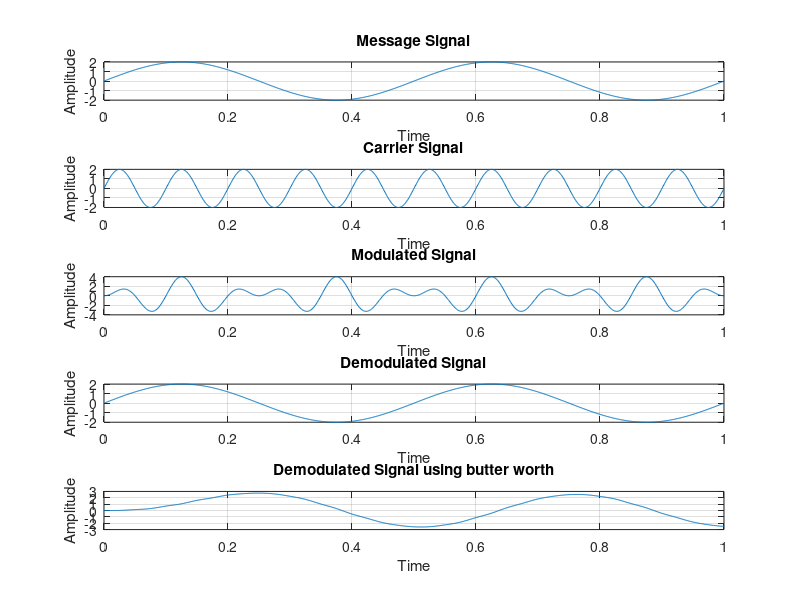

Here is the MATLAB script that generated this plot:
% DSB-SC Modulation and Demodulation

t = 0:0.001:1;
a = 2;

% Message Signal
f1 = 2;
x1 = a*sin(2*pi*f1*t);
subplot(5,1,1);
plot(t,x1);
title('Message Signal');
xlabel('Time');
ylabel('Amplitude');
grid on;

% Carrier Signal
f2 = 10;
x2 = a*sin(2*pi*f2*t);
subplot(5,1,2);
plot(t,x2);
title('Carrier Signal');
xlabel('Time');
ylabel('Amplitude');
grid on;

% Modulated Signal
x3 = x1.*x2;
subplot(5,1,3);
plot(t,x3);
title('Modulated Signal');
xlabel('Time');
ylabel('Amplitude');
grid on;

% Demodulated Signal
x4 = x3./x2;
subplot(5,1,4);
plot(t,x4);
title('Demodulated Signal');
xlabel('Time');
ylabel('Amplitude');
grid on;


% Demodulated Signal using butter worth
x5 = x3.*x2;
fs = 100 * f2;
order = 2;
[num,den] = butter(order,0.9*f1/(fs/2));
de_modulated_signal = filter(num,den,x5);
subplot(5,1,5);
plot(t,de_modulated_signal);
xlabel('Time');
ylabel('Amplitude');
title('Demodulated Signal using butter worth');
grid on;
